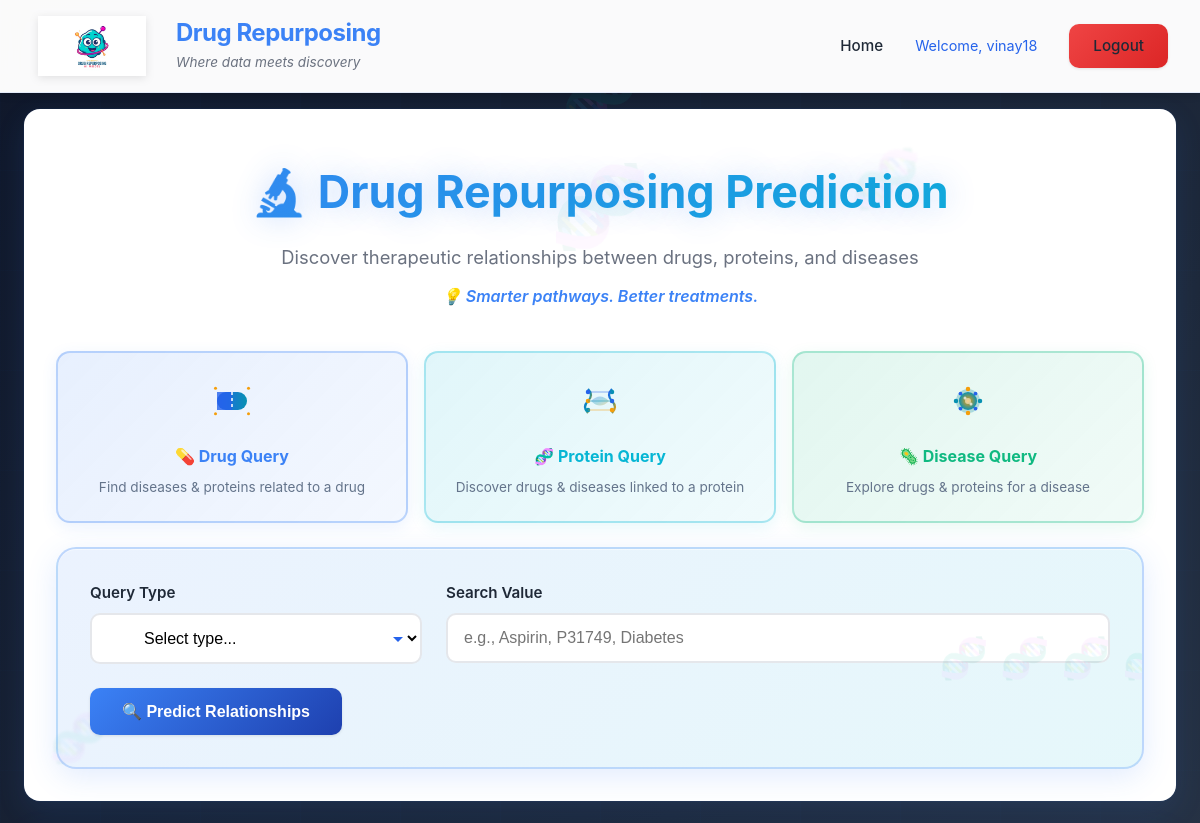
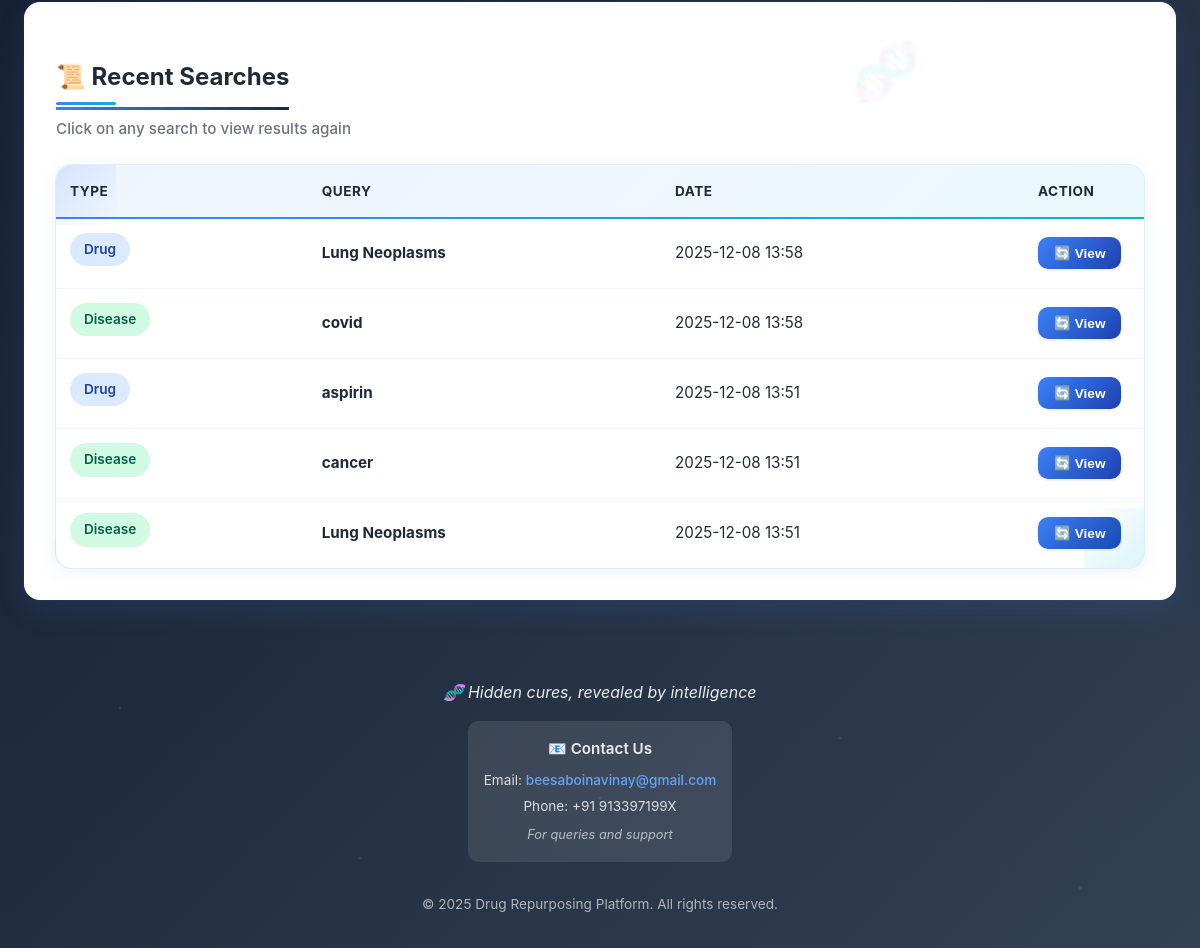
Screenshot of / (signed in) with the database file from the repository (2 pictures, top to bottom).
### core/models.py (models this page shows, shortened)
class PredictionHistory(models.Model):
    QUERY_TYPES = [
        ('drug', 'Drug'),
        ('protein', 'Protein'),
        ('disease', 'Disease'),
    ]
    user = models.ForeignKey(User, on_delete=models.CASCADE)
    query_type = models.CharField(max_length=10, choices=QUERY_TYPES)
    query_value = models.CharField(max_length=255)
    results = models.JSONField()
    created_at = models.DateTimeField(auto_now_add=True)
    updated_at = models.DateTimeField(auto_now=True)
    class Meta:
        ordering = ['-updated_at']  # Order by most recently updated

### core/views.py (the view, shortened to what this page needs)
# urls.py: path('', views.home_view, name='home'),
@login_required
def home_view(request):
    results = None
    query_type = None
    query_value = None
    recent_history = PredictionHistory.objects.filter(user=request.user).order_by('-updated_at')[:5]
    context = {
        'results': results,
        'query_type': query_type,
        'query_value': query_value,
        'recent_history': recent_history,
    }
    return render(request, 'home.html', context)

### templates/home.html (shortened to what this page needs)
{% extends 'base.html' %}
{% block extra_css %}
{% load static %}
<link rel="stylesheet" href="{% static 'css/home.css' %}">
{% endblock %}
{% block content %}
<div class="card">
    <div class="page-header">
        <h2>🔬 Drug Repurposing Prediction</h2>
        <p style="margin-bottom: 0.5rem;">Discover therapeutic relationships between drugs, proteins, and diseases</p>
        <p style="font-size: 1rem; color: #3b82f6; font-weight: 600; font-style: italic;">💡 Smarter pathways. Better treatments.</p>
    </div>
    <div style="display: grid; grid-template-columns: repeat(auto-fit, minmax(200px, 1fr)); gap: 1rem; margin-bottom: 1.5rem;">
        <div style="text-align: center; padding: 1.5rem; background: linear-gradient(135deg, rgba(59, 130, 246, 0.12), rgba(59, 130, 246, 0.06)); border-radius: 14px; border: 2px solid rgba(59, 130, 246, 0.3); box-shadow: 0 4px 15px rgba(59, 130, 246, 0.1);">
            <img src="{% static 'images/drug-icon.svg' %}" alt="Drug" style="width: 48px; height: 48px; margin: 0 auto 0.75rem;">
            <h4 style="color: #3b82f6; margin-bottom: 0.5rem; font-size: 1rem;">💊 Drug Query</h4>
            <p style="font-size: 0.85rem; color: #64748b; line-height: 1.4;">Find diseases & proteins related to a drug</p>
        </div>
        <div style="text-align: center; padding: 1.5rem; background: linear-gradient(135deg, rgba(6, 182, 212, 0.12), rgba(6, 182, 212, 0.06)); border-radius: 14px; border: 2px solid rgba(6, 182, 212, 0.3); box-shadow: 0 4px 15px rgba(6, 182, 212, 0.1);">
            <img src="{% static 'images/protein-icon.svg' %}" alt="Protein" style="width: 48px; height: 48px; margin: 0 auto 0.75rem;">
            <h4 style="color: #06b6d4; margin-bottom: 0.5rem; font-size: 1rem;">🧬 Protein Query</h4>
            <p style="font-size: 0.85rem; color: #64748b; line-height: 1.4;">Discover drugs & diseases linked to a protein</p>
        </div>
        <div style="text-align: center; padding: 1.5rem; background: linear-gradient(135deg, rgba(16, 185, 129, 0.12), rgba(16, 185, 129, 0.06)); border-radius: 14px; border: 2px solid rgba(16, 185, 129, 0.3); box-shadow: 0 4px 15px rgba(16, 185, 129, 0.1);">
            <img src="{% static 'images/disease-icon.svg' %}" alt="Disease" style="width: 48px; height: 48px; margin: 0 auto 0.75rem;">
            <h4 style="color: #10b981; margin-bottom: 0.5rem; font-size: 1rem;">🦠 Disease Query</h4>
            <p style="font-size: 0.85rem; color: #64748b; line-height: 1.4;">Explore drugs & proteins for a disease</p>
        </div>
    </div>
    <div class="prediction-form">
        <form method="post">
            <div class="form-row">
                <div class="form-group">
                    <label for="query_type">Query Type</label>
                    <div style="position: relative;">
                        <select name="query_type" id="query_type" required style="padding-left: 3rem;">
                            <option value="">Select type...</option>
                        </select>
                    </div>
                </div>
                <div class="form-group">
                    <label for="query_value">Search Value</label>
                    <input type="text" name="query_value" id="query_value"
                           placeholder="e.g., Aspirin, P31749, Diabetes"
                           value="{{ query_value|default:'' }}" required>
                </div>
            </div>
            <button type="submit" class="btn">🔍 Predict Relationships</button>
        </form>
    </div>
</div>
{% if recent_history %}
<div class="card">
    <div class="section-title">📜 Recent Searches</div>
    <p class="section-subtitle">Click on any search to view results again</p>
    <table>
        <thead>
            <tr>
                <th>Type</th>
                <th>Query</th>
                <th>Date</th>
                <th style="width: 120px;">Action</th>
            </tr>
        </thead>
        <tbody>
            {% for history in recent_history %}
            <tr class="history-row" style="cursor: pointer;">
                <td><span class="query-type-badge {{ history.query_type }}">{{ history.query_type|title }}</span></td>
                <td><strong>{{ history.query_value }}</strong></td>
                <td class="timestamp">{{ history.updated_at|date:"Y-m-d H:i" }}</td>
                <td>
                    <form method="post" style="display: inline;">
                        <button type="submit" class="btn" style="padding: 0.5rem 1rem; font-size: 0.85rem;">
                            🔄 View
                        </button>
                    </form>
                </td>
            </tr>
            {% endfor %}
        </tbody>
    </table>
</div>
{% endif %}
{% endblock %}

### templates/base.html (shortened to what this page needs)
<!DOCTYPE html>
<html lang="en">
<head>
    {% load static %}
    <link rel="stylesheet" href="{% static 'css/base.css' %}">
    {% block extra_css %}{% endblock %}
</head>
<body>
    {% if user.is_authenticated %}
    <div class="navbar">
        <div class="navbar-content">
            <div style="display: flex; align-items: center; gap: 1.5rem;">
                <div style="display: flex; align-items: center; justify-content: center; min-width: 120px;">
                    <img src="{% static 'images/logo1p.png' %}" alt="Logo" class="navbar-logo">
                </div>
                <div>
                    <h1>Drug Repurposing</h1>
                    <p style="font-size: 0.85rem; color: #6b7280; margin-top: 0.25rem; font-style: italic;">Where data meets discovery</p>
                </div>
            </div>
            <nav>
                <a href="{% url 'home' %}">Home</a>
                <span style="color: #2563eb;">Welcome, {{ user.username }}</span>
                <a href="{% url 'logout' %}" class="logout-btn btn">Logout</a>
            </nav>
        </div>
    </div>
    {% endif %}
    <div class="container">
        {% block content %}{% endblock %}
    </div>
    {% if user.is_authenticated %}
    <footer style="text-align: center; padding: 2rem 1rem; color: rgba(255,255,255,0.9); font-size: 0.9rem;">
        <p style="font-style: italic; margin-bottom: 1rem; font-size: 1rem;">
            {% cycle "🧬 Hidden cures, revealed by intelligence" "💊 AI that gives old drugs new purpose" "🔬 Transforming molecules into new hope" "🎯 Turning forgotten drugs into life-saving solutions" "✨ Repurpose. Reinvent. Heal." %}
        </p>
        <div style="margin-bottom: 1rem; padding: 1rem; background: rgba(255, 255, 255, 0.1); border-radius: 10px; display: inline-block;">
            <p style="font-size: 0.95rem; margin-bottom: 0.5rem; font-weight: 600;">📧 Contact Us</p>
            <p style="font-size: 0.85rem; margin-bottom: 0.25rem;">
                <span style="opacity: 0.9;">Email:</span>
                <a href="mailto:beesaboinavinay@gmail.com" style="color: #60a5fa; text-decoration: none; font-weight: 500;">beesaboinavinay@gmail.com</a>
            </p>
            <p style="font-size: 0.85rem; opacity: 0.9;">
                <span>Phone:</span> +91 913397199X
            </p>
            <p style="font-size: 0.8rem; margin-top: 0.5rem; opacity: 0.7; font-style: italic;">For queries and support</p>
        </div>
        <p style="font-size: 0.85rem; opacity: 0.7; margin-top: 1rem;">© 2025 Drug Repurposing Platform. All rights reserved.</p>
    </footer>
    {% endif %}
</body>
</html>

### rows the page displays
PredictionHistory: query_type "Drug", query_value "Lung Neoplasms", updated_at "2025-12-08 13:58"
PredictionHistory: query_type "Disease", query_value "covid", updated_at "2025-12-08 13:58"
PredictionHistory: query_type "Drug", query_value "aspirin", updated_at "2025-12-08 13:51"
PredictionHistory: query_type "Disease", query_value "cancer", updated_at "2025-12-08 13:51"
PredictionHistory: query_type "Disease", query_value "Lung Neoplasms", updated_at "2025-12-08 13:51"

### other values shown
{{ user.username }} "vinay18"
